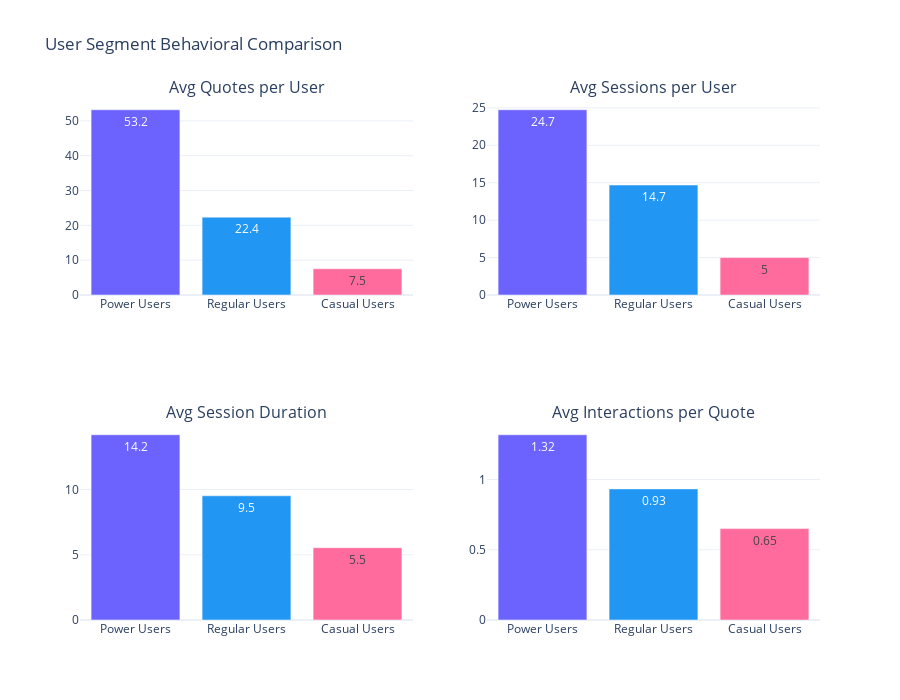

The notebook cell this image was saved under:
### Markdown cell above
## 10. Visualization 8: User Segment Comparison

**Insight Focus**: Behavioral differences across user segments.

### Code cell
# Calculate metrics by segment
segment_metrics = []

for segment in segments:
    # Users
    segment_users = users_df[users_df['segment'] == segment]['user_id'].tolist()
    
    # Quotes
    segment_quotes = quotes_df[quotes_df['user_id'].isin(segment_users)]
    
    # Sessions
    segment_sessions = sessions_df[sessions_df['user_id'].isin(segment_users)]
    
    # Interactions (non-view)
    segment_interactions = interactions_df[
        (interactions_df['user_id'].isin(segment_users)) & 
        (interactions_df['interaction_type'] != 'view')
    ]
    
    segment_metrics.append({
        'Segment': segment_labels[segment],
        'Users': len(segment_users),
        'Avg Quotes/User': len(segment_quotes) / len(segment_users),
        'Avg Sessions/User': len(segment_sessions) / len(segment_users),
        'Avg Duration (min)': segment_sessions['duration_minutes'].mean(),
        'Avg Interactions/Quote': len(segment_interactions) / len(segment_quotes) if len(segment_quotes) > 0 else 0
    })

segment_comparison = pd.DataFrame(segment_metrics)

# Create grouped bar chart
fig = make_subplots(
    rows=2, cols=2,
    subplot_titles=(
        'Avg Quotes per User',
        'Avg Sessions per User',
        'Avg Session Duration',
        'Avg Interactions per Quote'
    ),
    specs=[[{'type': 'bar'}, {'type': 'bar'}],
           [{'type': 'bar'}, {'type': 'bar'}]]
)

# Quotes per user
fig.add_trace(
    go.Bar(x=segment_comparison['Segment'], y=segment_comparison['Avg Quotes/User'],
           marker_color=colors, text=segment_comparison['Avg Quotes/User'].round(1),
           textposition='auto'),
    row=1, col=1
)

# Sessions per user
fig.add_trace(
    go.Bar(x=segment_comparison['Segment'], y=segment_comparison['Avg Sessions/User'],
           marker_color=colors, text=segment_comparison['Avg Sessions/User'].round(1),
           textposition='auto'),
    row=1, col=2
)

# Avg duration
fig.add_trace(
    go.Bar(x=segment_comparison['Segment'], y=segment_comparison['Avg Duration (min)'],
           marker_color=colors, text=segment_comparison['Avg Duration (min)'].round(1),
           textposition='auto'),
    row=2, col=1
)

# Interactions per quote
fig.add_trace(
    go.Bar(x=segment_comparison['Segment'], y=segment_comparison['Avg Interactions/Quote'],
           marker_color=colors, text=segment_comparison['Avg Interactions/Quote'].round(2),
           textposition='auto'),
    row=2, col=2
)

fig.update_layout(
    title_text='User Segment Behavioral Comparison',
    showlegend=False,
    height=700,
    template='plotly_white'
)

fig.show()

print("\nUser Segment Comparison Table:")
print(segment_comparison.to_string(index=False))

### Figure 1 — Plotly figure (JSON) as saved in the notebook; plotly's stock layout.template omitted (floating-point values rounded to 4 significant figures)
{"data": [{"marker": {"color": ["#6C63FF", "#2196F3", "#FF6B9D"]}, "text": [53.2, 22.4, 7.5], "textposition": "auto", "type": "bar", "x": ["Power Users", "Regular Users", "Casual Users"], "xaxis": "x", "y": [53.2, 22.36, 7.534], "yaxis": "y"}, {"marker": {"color": ["#6C63FF", "#2196F3", "#FF6B9D"]}, "text": [24.7, 14.7, 5.0], "textposition": "auto", "type": "bar", "x": ["Power Users", "Regular Users", "Casual Users"], "xaxis": "x2", "y": [24.75, 14.69, 4.997], "yaxis": "y2"}, {"marker": {"color": ["#6C63FF", "#2196F3", "#FF6B9D"]}, "text": [14.2, 9.5, 5.5], "textposition": "auto", "type": "bar", "x": ["Power Users", "Regular Users", "Casual Users"], "xaxis": "x3", "y": [14.2, 9.522, 5.543], "yaxis": "y3"}, {"marker": {"color": ["#6C63FF", "#2196F3", "#FF6B9D"]}, "text": [1.32, 0.93, 0.65], "textposition": "auto", "type": "bar", "x": ["Power Users", "Regular Users", "Casual Users"], "xaxis": "x4", "y": [1.319, 0.9336, 0.6508], "yaxis": "y4"}], "layout": {"annotations": [{"font": {"size": 16}, "showarrow": false, "text": "Avg Quotes per User", "x": 0.225, "xanchor": "center", "xref": "paper", "y": 1, "yanchor": "bottom", "yref": "paper"}, {"font": {"size": 16}, "showarrow": false, "text": "Avg Sessions per User", "x": 0.775, "xanchor": "center", "xref": "paper", "y": 1, "yanchor": "bottom", "yref": "paper"}, {"font": {"size": 16}, "showarrow": false, "text": "Avg Session Duration", "x": 0.225, "xanchor": "center", "xref": "paper", "y": 0.375, "yanchor": "bottom", "yref": "paper"}, {"font": {"size": 16}, "showarrow": false, "text": "Avg Interactions per Quote", "x": 0.775, "xanchor": "center", "xref": "paper", "y": 0.375, "yanchor": "bottom", "yref": "paper"}], "height": 700, "showlegend": false, "title": {"text": "User Segment Behavioral Comparison"}, "xaxis": {"anchor": "y", "domain": [0, 0.45]}, "xaxis2": {"anchor": "y2", "domain": [0.55, 1]}, "xaxis3": {"anchor": "y3", "domain": [0, 0.45]}, "xaxis4": {"anchor": "y4", "domain": [0.55, 1]}, "yaxis": {"anchor": "x", "domain": [0.625, 1]}, "yaxis2": {"anchor": "x2", "domain": [0.625, 1]}, "yaxis3": {"anchor": "x3", "domain": [0, 0.375]}, "yaxis4": {"anchor": "x4", "domain": [0, 0.375]}}}
